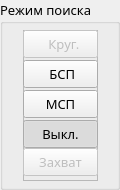
    <widget class="QGroupBox" name="groupBoxScanSector">
     <property name="geometry">
      <rect>
       <x>20</x>
       <y>664</y>
       <width>120</width>
       <height>190</height>
      </rect>
     </property>
     <property name="font">
      <font>
       <family>Noto Sans</family>
       <pointsize>10</pointsize>
      </font>
     </property>
     <property name="accessibleDescription">
      <string>G</string>
     </property>
     <property name="styleSheet">
      <string notr="true"/>
     </property>
     <property name="title">
      <string>Режим поиска</string>
     </property>
     <widget class="QFrame" name="frame_6">
      <property name="geometry">
       <rect>
        <x>23</x>
        <y>30</y>
        <width>75</width>
        <height>151</height>
       </rect>
      </property>
      <property name="accessibleDescription">
       <string>RejimPoiska</string>
      </property>
      <property name="styleSheet">
       <string notr="true">QFrame[accessibleDescription=&quot;RejimPoiska&quot;]{
   border: 0px;
	background-color: qlineargradient(spread:pad, x1:0, y1:0, x2:0, y2:1, 
	stop:0 rgba(0,0,0,0),
	stop:0.2 rgba(0,0,0,0),
	stop:0.21 rgba(0,0,0,255),
	stop:0.29 rgba(0,0,0,255),
	stop:0.30 rgba(0,0,0,0),
	stop:0.45 rgba(0,0,0,0),
	stop:0.46 rgba(0,0,0,255),
	stop:0.54 rgba(0,0,0,255),
	stop:0.55 rgba(0,0,0,0),
	stop:0.70 rgba(0,0,0,0),
	stop:0.71 rgba(0,0,0,255),
	stop:0.79 rgba(0,0,0,255),
	stop:0.80 rgba(0,0,0,0),
	stop:1 rgba(0,0,0,0));
}

QFrame[accessibleDescription=&quot;Zapusk&quot;]{
   border: 0px;
	background-color: qlineargradient(spread:pad, x1:0, y1:0, x2:0, y2:1, 
	stop:0 rgba(0,0,0,0),
	stop:0.25 rgba(0,0,0,0),
	stop:0.26 rgba(0,0,0,255),
	stop:0.39 rgba(0,0,0,255),
	stop:0.4 rgba(0,0,0,0),
	stop:0.6 rgba(0,0,0,0),
	stop:0.61 rgba(0,0,0,255),
	stop:0.74 rgba(0,0,0,255),
	stop:0.75 rgba(0,0,0,0),
	stop:1 rgba(0,0,0,0));
}





/*
QPushButton[accessibleDescription=&quot;400&quot;]{
	border-top-left-radius: 7px;
	border-top-right-radius: 7px;
}

QPushButton[accessibleDescription=&quot;Ext&quot;]{
	border-bottom-left-radius: 7px;
	border-bottom-right-radius: 7px;
}
*/

</string>
      </property>
      <property name="frameShape">
       <enum>QFrame::StyledPanel</enum>
      </property>
      <property name="frameShadow">
       <enum>QFrame::Raised</enum>
      </property>
      <widget class="QPushButton" name="pushButtonKrygSP">
       <property name="enabled">
        <bool>false</bool>
       </property>
       <property name="geometry">
        <rect>
         <x>0</x>
         <y>0</y>
         <width>75</width>
         <height>28</height>
        </rect>
       </property>
       <property name="sizePolicy">
        <sizepolicy hsizetype="Minimum" vsizetype="Maximum">
         <horstretch>0</horstretch>
         <verstretch>0</verstretch>
        </sizepolicy>
       </property>
       <property name="font">
        <font>
         <family>Ubuntu Condensed</family>
         <pointsize>10</pointsize>
         <weight>50</weight>
         <bold>false</bold>
         <stylestrategy>PreferAntialias</stylestrategy>
        </font>
       </property>
       <property name="cursor">
        <cursorShape>PointingHandCursor</cursorShape>
       </property>
       <property name="focusPolicy">
        <enum>Qt::NoFocus</enum>
       </property>
       <property name="accessibleDescription">
        <string>400</string>
       </property>
       <property name="layoutDirection">
        <enum>Qt::LeftToRight</enum>
       </property>
       <property name="styleSheet">
        <string notr="true">background-position: 10px, 10px;</string>
       </property>
       <property name="text">
        <string>   Круг. </string>
       </property>
       <property name="icon">
        <iconset>
         <normaloff>:/rb2/resgui/radioBtn2/radio17_2.png</normaloff>
         <normalon>:/rb2/resgui/radioBtn2/radioOn.png</normalon>
         <disabledoff>:/rb2/resgui/radioBtn2/radioOff.png</disabledoff>
         <activeoff>:/rb2/resgui/radioBtn2/radioOff.png</activeoff>:/rb2/resgui/radioBtn2/radio17_2.png</iconset>
       </property>
       <property name="iconSize">
        <size>
         <width>17</width>
         <height>17</height>
        </size>
       </property>
       <property name="checkable">
        <bool>true</bool>
       </property>
       <property name="checked">
        <bool>false</bool>
       </property>
       <property name="autoExclusive">
        <bool>true</bool>
       </property>
       <property name="flat">
        <bool>false</bool>
       </property>
      </widget>
      <widget class="QPushButton" name="pushButtonBSP">
       <property name="enabled">
        <bool>true</bool>
       </property>
       <property name="geometry">
        <rect>
         <x>0</x>
         <y>30</y>
         <width>75</width>
         <height>28</height>
        </rect>
       </property>
       <property name="sizePolicy">
        <sizepolicy hsizetype="Minimum" vsizetype="Maximum">
         <horstretch>0</horstretch>
         <verstretch>0</verstretch>
        </sizepolicy>
       </property>
       <property name="font">
        <font>
         <family>Ubuntu</family>
         <pointsize>10</pointsize>
         <weight>50</weight>
         <bold>false</bold>
         <stylestrategy>PreferAntialias</stylestrategy>
        </font>
       </property>
       <property name="cursor">
        <cursorShape>PointingHandCursor</cursorShape>
       </property>
       <property name="focusPolicy">
        <enum>Qt::NoFocus</enum>
       </property>
       <property name="accessibleDescription">
        <string>M</string>
       </property>
       <property name="styleSheet">
        <string notr="true"/>
       </property>
       <property name="text">
        <string>  БСП </string>
       </property>
       <property name="icon">
        <iconset resource="resgui.qrc">
         <normaloff>:/rb2/resgui/radioBtn2/radioOff.png</normaloff>
         <normalon>:/rb2/resgui/radioBtn2/radioOn.png</normalon>:/rb2/resgui/radioBtn2/radioOff.png</iconset>
       </property>
       <property name="iconSize">
        <size>
         <width>17</width>
         <height>17</height>
        </size>
       </property>
       <property name="checkable">
        <bool>true</bool>
       </property>
       <property name="checked">
        <bool>false</bool>
       </property>
       <property name="autoExclusive">
        <bool>true</bool>
       </property>
       <property name="flat">
        <bool>false</bool>
       </property>
      </widget>
      <widget class="QPushButton" name="pushButtonServoDrive_Off">
       <property name="enabled">
        <bool>true</bool>
       </property>
       <property name="geometry">
        <rect>
         <x>0</x>
         <y>90</y>
         <width>75</width>
         <height>28</height>
        </rect>
       </property>
       <property name="sizePolicy">
        <sizepolicy hsizetype="Minimum" vsizetype="Maximum">
         <horstretch>0</horstretch>
         <verstretch>0</verstretch>
        </sizepolicy>
       </property>
       <property name="font">
        <font>
         <family>Ubuntu</family>
         <pointsize>10</pointsize>
         <weight>50</weight>
         <bold>false</bold>
         <stylestrategy>PreferAntialias</stylestrategy>
        </font>
       </property>
       <property name="cursor">
        <cursorShape>PointingHandCursor</cursorShape>
       </property>
       <property name="focusPolicy">
        <enum>Qt::NoFocus</enum>
       </property>
       <property name="accessibleDescription">
        <string>M</string>
       </property>
       <property name="styleSheet">
        <string notr="true"/>
       </property>
       <property name="text">
        <string>Выкл.</string>
       </property>
       <property name="icon">
        <iconset resource="resgui.qrc">
         <normaloff>:/rb2/resgui/radioBtn2/radioOff.png</normaloff>
         <normalon>:/rb2/resgui/radioBtn2/radioOn.png</normalon>:/rb2/resgui/radioBtn2/radioOff.png</iconset>
       </property>
       <property name="iconSize">
        <size>
         <width>17</width>
         <height>17</height>
        </size>
       </property>
       <property name="checkable">
        <bool>true</bool>
       </property>
       <property name="checked">
        <bool>true</bool>
       </property>
       <property name="autoExclusive">
        <bool>true</bool>
       </property>
       <property name="flat">
        <bool>false</bool>
       </property>
      </widget>
      <widget class="QPushButton" name="pushButtonMSP">
       <property name="enabled">
        <bool>true</bool>
       </property>
       <property name="geometry">
        <rect>
         <x>0</x>
         <y>60</y>
         <width>75</width>
         <height>28</height>
        </rect>
       </property>
       <property name="sizePolicy">
        <sizepolicy hsizetype="Minimum" vsizetype="Maximum">
         <horstretch>0</horstretch>
         <verstretch>0</verstretch>
        </sizepolicy>
       </property>
       <property name="font">
        <font>
         <family>Ubuntu</family>
         <pointsize>10</pointsize>
         <weight>50</weight>
         <bold>false</bold>
         <stylestrategy>PreferAntialias</stylestrategy>
        </font>
       </property>
       <property name="cursor">
        <cursorShape>PointingHandCursor</cursorShape>
       </property>
       <property name="focusPolicy">
        <enum>Qt::NoFocus</enum>
       </property>
       <property name="accessibleDescription">
        <string>M</string>
       </property>
       <property name="styleSheet">
        <string notr="true"/>
       </property>
       <property name="text">
        <string> МСП </string>
       </property>
       <property name="icon">
        <iconset resource="resgui.qrc">
         <normaloff>:/rb2/resgui/radioBtn2/radioOff.png</normaloff>
         <normalon>:/rb2/resgui/radioBtn2/radioOn.png</normalon>:/rb2/resgui/radioBtn2/radioOff.png</iconset>
       </property>
       <property name="iconSize">
        <size>
         <width>17</width>
         <height>17</height>
        </size>
       </property>
       <property name="checkable">
        <bool>true</bool>
       </property>
       <property name="checked">
        <bool>false</bool>
       </property>
       <property name="autoExclusive">
        <bool>true</bool>
       </property>
       <property name="flat">
        <bool>false</bool>
       </property>
      </widget>
      <widget class="QPushButton" name="pushButtonZhvt">
       <property name="enabled">
        <bool>false</bool>
       </property>
       <property name="geometry">
        <rect>
         <x>0</x>
         <y>118</y>
         <width>75</width>
         <height>28</height>
        </rect>
       </property>
       <property name="sizePolicy">
        <sizepolicy hsizetype="Minimum" vsizetype="Maximum">
         <horstretch>0</horstretch>
         <verstretch>0</verstretch>
        </sizepolicy>
       </property>
       <property name="font">
        <font>
         <family>Ubuntu Condensed</family>
         <pointsize>10</pointsize>
         <weight>50</weight>
         <bold>false</bold>
         <stylestrategy>PreferAntialias</stylestrategy>
        </font>
       </property>
       <property name="cursor">
        <cursorShape>PointingHandCursor</cursorShape>
       </property>
       <property name="focusPolicy">
        <enum>Qt::NoFocus</enum>
       </property>
       <property name="accessibleDescription">
        <string>Ext</string>
       </property>
       <property name="styleSheet">
        <string notr="true"/>
       </property>
       <property name="text">
        <string> Захват </string>
       </property>
       <property name="icon">
        <iconset resource="resgui.qrc">
         <normaloff>:/rb2/resgui/radioBtn2/radioOff.png</normaloff>
         <normalon>:/rb2/resgui/radioBtn2/radioOn.png</normalon>
         <disabledoff>:/rb2/resgui/radioBtn2/radioOff.png</disabledoff>
         <disabledon>:/rb2/resgui/radioBtn2/radioOn.png</disabledon>:/rb2/resgui/radioBtn2/radioOff.png</iconset>
       </property>
       <property name="iconSize">
        <size>
         <width>17</width>
         <height>17</height>
        </size>
       </property>
       <property name="checkable">
        <bool>true</bool>
       </property>
       <property name="checked">
        <bool>false</bool>
       </property>
       <property name="autoExclusive">
        <bool>true</bool>
       </property>
       <property name="flat">
        <bool>false</bool>
       </property>
      </widget>
     </widget>
    </widget>
